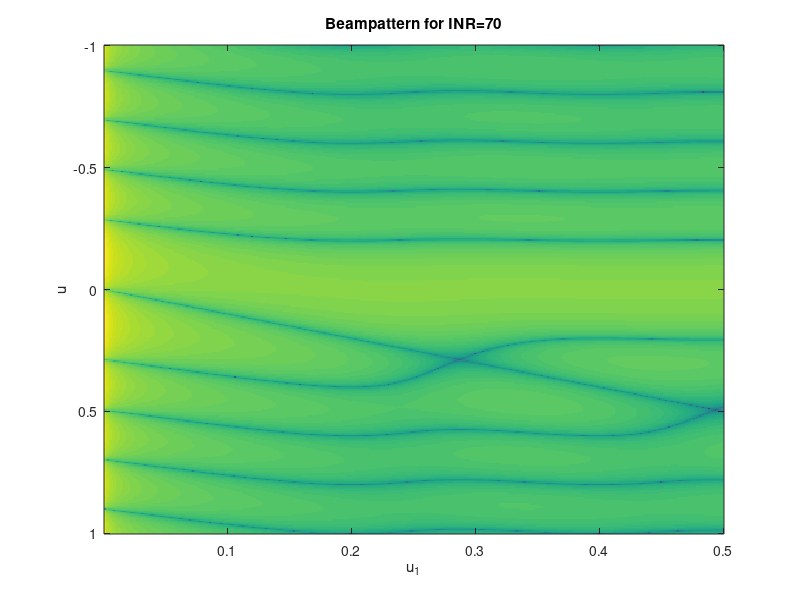

Reproduce this figure in MATLAB. (Note: this script raises an error after producing the figure.)
% Exercice 4: Beampattern of MVDR Beamformer

% The number of sensors
N = 10;

% Wavelengh
lambda = 10e-9;

% Sensor spacing
d = lambda/2;

% Resolution in x axis
R = 400;

% u-space
u_max = 1;
u = linspace(-u_max, u_max, R)';
[u_mat, n_mat] = meshgrid(u, 0:N-1);

% Array manifold vector
v = exp(1j.*n_mat.*(2*pi*d/lambda).*u_mat);

% Steering direction
u0 = 0;

% Interferers
u1 = linspace(0.001,0.5, R)';

v0 = exp(1j*2*pi*d/lambda*(0:N-1)'*u0);

% Interference-to-noise ratio (INR)
inr = 70;

% Definition of the covariance
sigma_1 = sqrt(db2mag(inr));
sigma_w = 1;

B_3D = zeros(R, R);

for i = 1:R
    v1 = exp(1j*2*pi*d/lambda*(0:N-1)'*u1(i));
    
    % Noise covariance matrix
    S = sigma_w^2*eye(N) + sigma_1^2*(v1*v1');
    
    % Weight of the MVDR beamformer
    w0 = (S^(-1) * v0) / (v0' * S^(-1) * v0);
    
    % Powerpattern
    B_3D(:, i) = v' * w0;


end

figure();
% Magnitude of the beampattern ine the u-space
imagesc(u1, u, mag2db(abs(B_3D)));
title("Beampattern for INR=70");
xlabel("u_1");
ylabel("u");
clim([-40, 10]);
set(get(gca,'ylabel'), 'rotation', 0);
colorbar;


% Interference-to-noise ratio (INR)
inr = 0;

% Definition of the covariance
sigma_1 = sqrt(db2mag(inr));
sigma_w = 1;

B_3D = zeros(R, R);

for i = 1:R
    v1 = exp(1j*2*pi*d/lambda*(0:N-1)'*u1(i));
    
    % Noise covariance matrix
    S = sigma_w^2*eye(N) + sigma_1^2*(v1*v1');
    
    % Weight of the MVDR beamformer
    w0 = (S^(-1) * v0) / (v0' * S^(-1) * v0);
    
    % Powerpattern
    B_3D(:, i) = v' * w0;


end

figure();
% Magnitude of the beampattern ine the u-space
imagesc(u1, u, mag2db(abs(B_3D)));
title("Beampattern for INR=0");
xlabel("u_1");
ylabel("u");
clim([-40, 10]);
set(get(gca,'ylabel'), 'rotation', 0);
colorbar;
